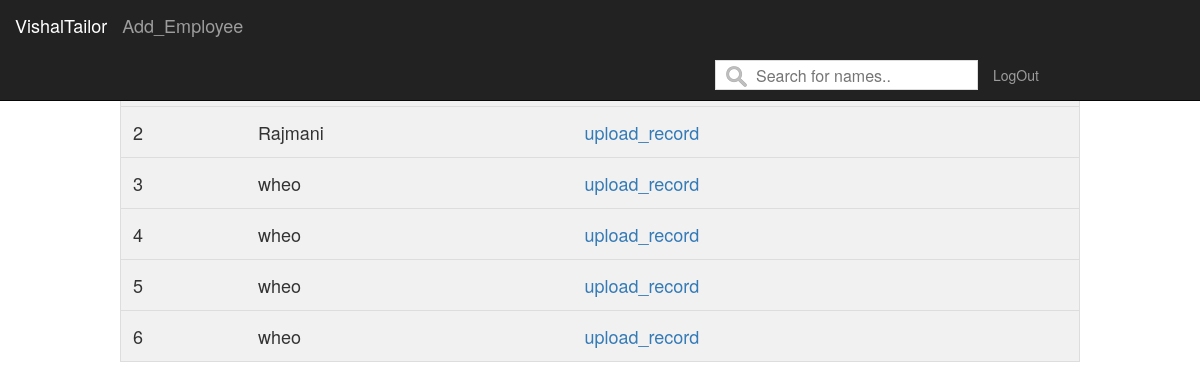
Page /emp_acc/ on the committed database.
### VishApp/models.py (models this page shows, shortened)
class Employee(models.Model):
    id = models.AutoField(primary_key=True)
    name = models.CharField(max_length=50, null=False)
    second_name = models.CharField(max_length=50, null=False)
    adress = models.CharField(max_length=100, null=False)
    city = models.CharField(max_length=50, null=False)
    state = models.CharField(max_length=50, null=False)
    pin = models.IntegerField(null= False)
    phone = models.IntegerField(null=False)
    email = models.EmailField()
    adhar = models.CharField(max_length=20, null=False)

### VishApp/views.py (the view, shortened to what this page needs)
# urls.py: path('emp_acc/',views.emp_acc, name='emp_acc'),
@csrf_exempt
def emp_acc(request):
    emp = Employee.objects.all()
    return render(request,'emp_board.html',{'emp':emp})

### VishApp/templates/emp_board.html (shortened to what this page needs)
{% load static %}
<html>
    <head>
        <link rel="stylesheet" type="text/css" href="{% static 'vishalTailorsapp/css/Costomer_all.css' %}">
        <link rel="stylesheet" href="https://maxcdn.bootstrapcdn.com/bootstrap/3.4.1/css/bootstrap.min.css">
    </head>
    <body data-spy="scroll" data-target=".navbar" data-offset="50">
        <nav class="navbar navbar-inverse navbar-fixed-top">
            <div class="container-fluid">
                <div class="navbar-header">
                <a class="navbar-brand" href="/">VishalTailor</a>
                <a class="navbar-brand" href="/emp_form/">Add_Employee</a>
              </div>
              <div>
                <div class="collapse navbar-collapse" id="myNavbar">
                  <ul class="nav navbar-nav">
                    <li style="margin-left: 700px; margin-top: 10px;"><input type="text" id="myInput" onkeyup="myFunction()" placeholder="Search for names.."></li>
                    <li><a href="#">LogOut</a></li>
                  </ul>
                </div>
              </div>
            </div>
          </nav>
    <form action="#">
        <table id="myTable" style="margin-top: 55px">
        {% for info in  emp %}
          <tr class="header">
            <td> {{info.id}}</td>
            <td>{{info.name}}</td>
            <td><a href="/emp_record/?id={{info.id}}">upload_record</a></td>
          </tr>
        {% endfor %}
        </table>
    </form>
    </body>
</html>

### VishApp/static/vishalTailorsapp/css/Costomer_all.css (style rules this page uses)
#myInput { background-image: url("/static/vishalTailorsapp/img/searchicon.png"); background-position: 10px 5px; background-repeat: no-repeat; width: auto; font-size: 16px; padding: 12px 20px 12px 40px; border: 1px solid #ddd; margin-bottom: 10px; height: 30px; }
#myTable { border-collapse: collapse; width: 80%; border: 1px solid #ddd; font-size: 18px; margin-left: 10%; margin-right: 10%; }
#myTable th, #myTable td { text-align: left; padding: 12px; }
#myTable tr { border-bottom: 1px solid #ddd; }
#myTable tr.header, #myTable tr:hover { background-color: #f1f1f1; }

### rows in the picture
Employee: id "2", name "Rajmani"
Employee: id "3", name "wheo"
Employee: id "4", name "wheo"
Employee: id "5", name "wheo"
Employee: id "6", name "wheo"
